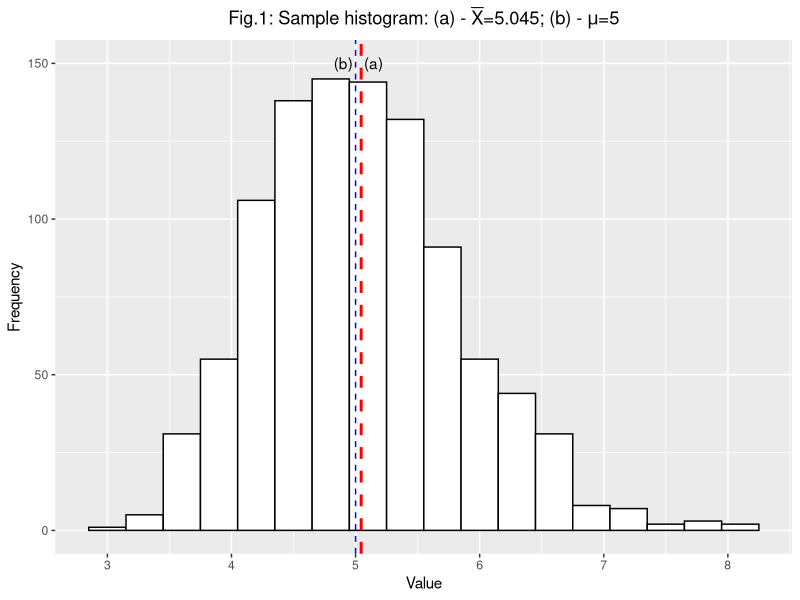
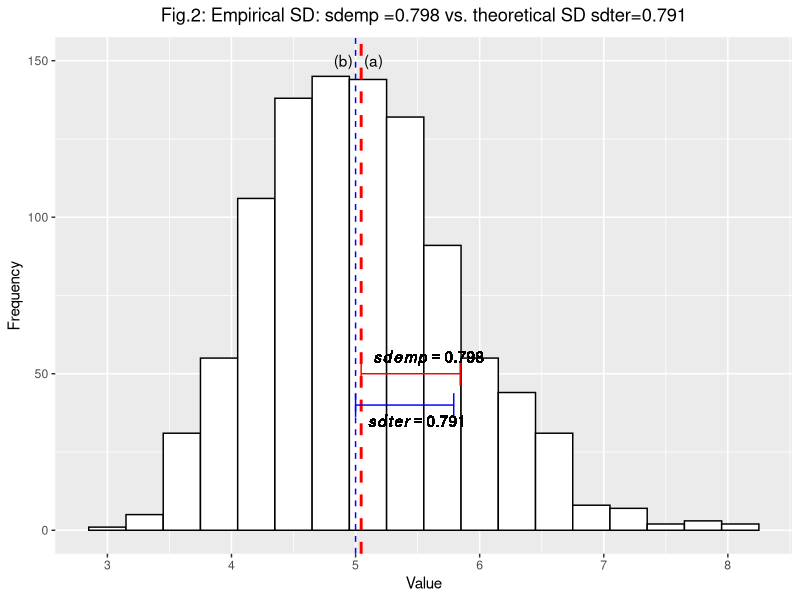
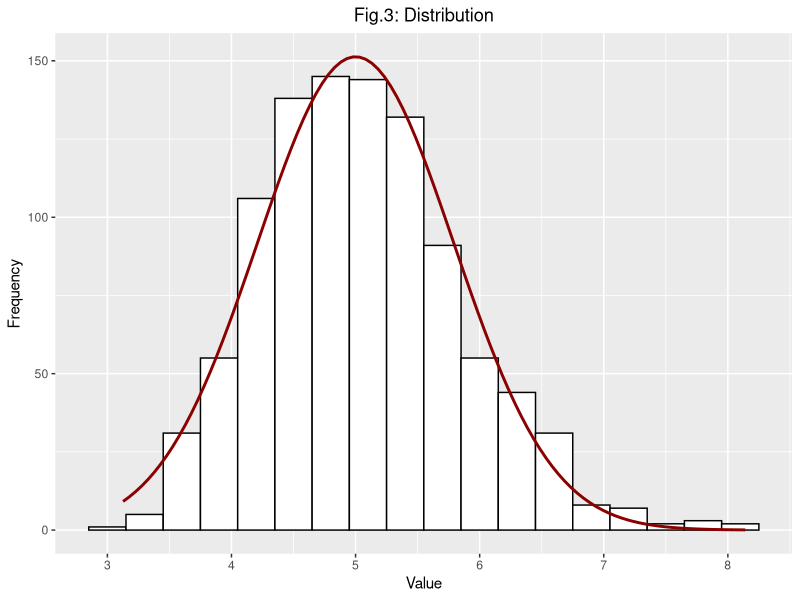

Generate these figures, in order, with R:
## ---- chunk 1
knitr::opts_chunk$set(echo = TRUE)
## ---- chunk 2
set.seed(10)
exp_dis=NULL
for(i in 1:1000) exp_dis<-rbind(exp_dis,rexp(40,0.2))

dim(exp_dis)

## ---- chunk 3
smeans<-as.data.frame(apply(exp_dis,1,mean))
names(smeans)<-"value"
xbar<-round(mean(smeans[,1]),3)
xbar

## ---- chunk 4

ex<-1/0.2
ex

## ---- chunk 5
library(ggplot2)
tit1<-substitute(paste("Fig.1: Sample histogram: (a) - ",bar(X),"=",m,"; ", "(b) - ",mu,"=",n),
                                list(m=xbar,n=5))
ggplot(smeans, aes(x=value)) + 
        geom_histogram(binwidth=.3, colour="black", fill="white") +
        labs(title=tit1 )+

        labs(x="Value", y="Frequency") +
        theme(plot.title = element_text(hjust = 0.5)) +
        geom_vline(aes(xintercept=xbar), 
               color="red", linetype="dashed", size=1)+
        annotate('text', x = xbar +.1, y = 150, label ="(a)")+
        geom_vline(aes(xintercept=5), 
               color="blue", linetype="dashed", size=.5)+
        annotate('text', x = 5-.1, y = 150, label ="(b)")


## ---- chunk 6

smvar<-var(smeans$value)
round(smvar,3)

## ---- chunk 7
tmvar<-(1/.2)^2/40
tmvar

## ---- chunk 8

sdemp<-round(sqrt(smvar),3)
sdemp

sdter<-round(sqrt(tmvar),3)
sdter

## ---- chunk 9

library(grid)
sd1 <- sprintf("italic(sdemp) == %.3f",sdemp )
sd2 <- sprintf("italic(sdter) == %.3f",sdter )
tit2<-substitute(paste("Fig.2: Empirical SD: sdemp =",m," vs. theoretical SD sdter=",n),
                                list(m=sdemp,n=sdter))
ggplot(smeans, aes(x=value)) + 
        geom_histogram(binwidth=.3, colour="black", fill="white") +
        labs(title=tit2 )+

        labs(x="Value", y="Frequency") +
        theme(plot.title = element_text(hjust = 0.5)) +
        geom_vline(aes(xintercept=mean(value)), color="red", linetype="dashed", size=1)+
        annotate("segment", x=xbar, xend=xbar+sdemp, y=50, yend=50, colour="red",
                 arrow=arrow(ends="both", angle=90, length=unit(.3,"cm")))+
        geom_text(x=xbar+.1, y=55, aes(label=sd1), parse=TRUE, hjust=0)+
        annotate('text', x = xbar+.1, y = 150, label ="(a)")+
        geom_vline(aes(xintercept=5), color="blue", linetype="dashed", size=.5)+
        annotate("segment", x=5, xend=5+sdter, y=40, yend=40, colour="blue",
                 arrow=arrow(ends="both", angle=90, length=unit(.3,"cm")))+
        geom_text(x=5+.1, y=35, aes(label=sd2), parse=TRUE, hjust=0)+
        annotate('text', x = 5-.1, y = 150, label ="(b)")
        

## ---- chunk 10

ggplot(smeans, aes(x=value)) + 
        geom_histogram(binwidth=.3, colour="black", fill="white") +
        labs(title="Fig.3: Distribution" )+
        labs(x="Value", y="Frequency") +
        theme(plot.title = element_text(hjust = 0.5))+
        stat_function(fun = function(x) dnorm(x, mean = 5, sd = .791)*1000*.3,
    color = "darkred", size = 1)

